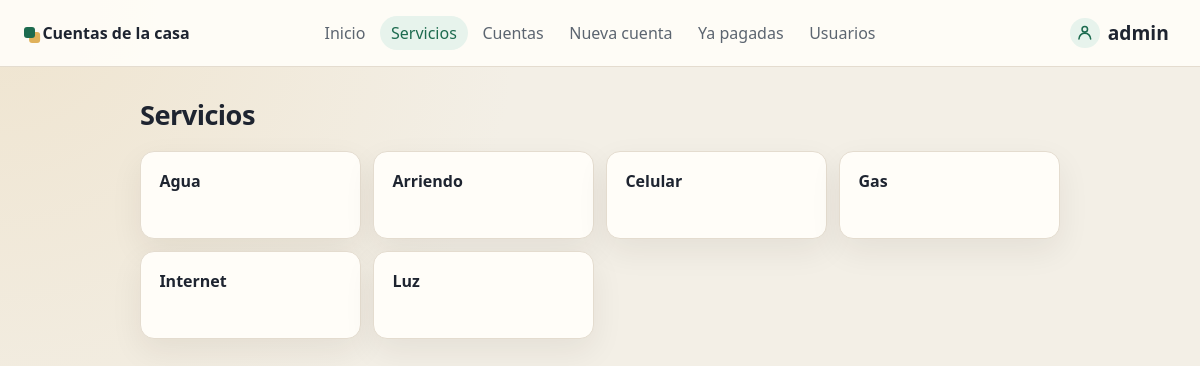
Before: /cuentas/servicios/ (signed in) with the older database file.
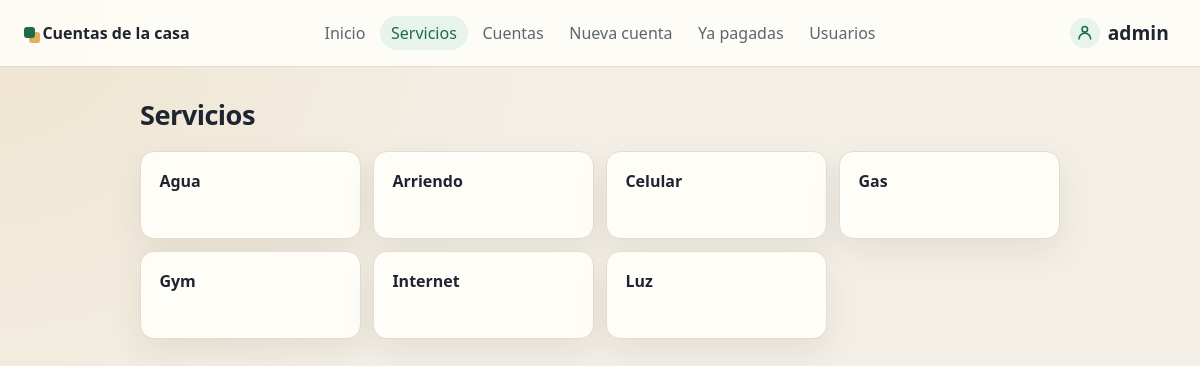
After: the same page with the newer database file.
### cuentas/models.py (models this page shows, shortened)
class Servicio(models.Model):
    nombre = models.CharField(max_length=200)
    class Meta:
        verbose_name = "servicio"
        verbose_name_plural = "servicios"

### cuentas/views.py (the view)
# urls.py: path("servicios/", views.ServiciosView.as_view(), name="servicios"),
class ServiciosView(LoginRequiredMixin, generic.ListView):
    template_name = "cuentas/servicios.html"
    context_object_name = "servicio_list"
    def get_queryset(self):
        return Servicio.objects.order_by("nombre")

### cuentas/templates/cuentas/servicios.html
{% extends "cuentas/base.html" %}
{% block contenido %}
<h1>Servicios</h1>
{% if servicio_list %}
    <ul class="servicios">
    {% for servicio in servicio_list %}
        <li><a href="{% url 'cuentas:detail' servicio.id %}">{{ servicio.nombre }}</a></li>
    {% endfor %}
    </ul>
{% else %}
    <p class="vacio">No hay servicios.</p>
{% endif %}
{% endblock %}

Changed rows visible on the page:
added Servicio: nombre "Gym"
